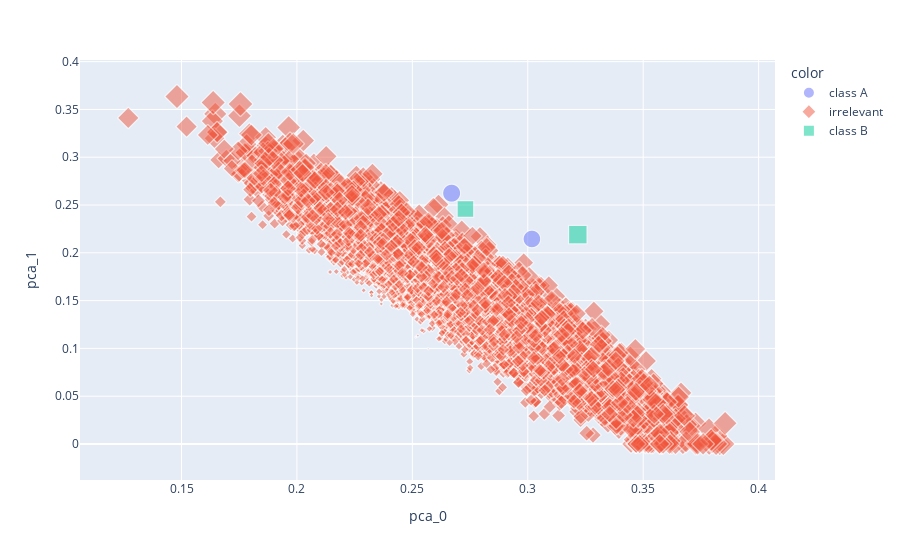

Notebook code cell kept with this figure:
### Code cell
import plotly.express as px
%matplotlib inline

df = pd.DataFrame(X_tr, columns=['pca_0', 'pca_1'])
df['name'] = [f'feat_{i}' for i in range(X_tr.shape[0])]
df['color'] = ['class A']*2 + ['irrelevant']*(10000-4) + ['class B']*2
df['size'] = np.sqrt(df['pca_0']**2 + df['pca_1']**2)
df['size'] = (df['size'] - df['size'].min()) / (df['size'].max() - df['size'].min())
px.scatter(df, x="pca_0", y="pca_1", color='color', symbol='color', size='size', hover_data=['pca_0', 'pca_1', 'color', 'name'], opacity=0.5)

### Figure 1 — Plotly figure (JSON) as saved in the notebook; plotly's stock layout.template omitted (floating-point values rounded to 4 significant figures; data arrays with more than 128 entries replaced by an {"elided": "..."} marker saying what was removed)
{"data": [{"customdata": [["class A", "feat_0"], ["class A", "feat_1"]], "hovertemplate": "color=%{customdata[0]}<br>pca_0=%{x}<br>pca_1=%{y}<br>size=%{marker.size}<br>name=%{customdata[1]}<extra></extra>", "legendgroup": "class A", "marker": {"color": "#636efa", "opacity": 0.5, "size": [0.7839, 0.8175], "sizemode": "area", "sizeref": 0.0025, "symbol": "circle"}, "mode": "markers", "name": "class A", "showlegend": true, "type": "scattergl", "x": [0.3018, 0.267], "xaxis": "x", "y": [0.2145, 0.2624], "yaxis": "y"}, {"customdata": {"elided": "9996x2 str values"}, "hovertemplate": "color=%{customdata[0]}<br>pca_0=%{x}<br>pca_1=%{y}<br>size=%{marker.size}<br>name=%{customdata[1]}<extra></extra>", "legendgroup": "irrelevant", "marker": {"color": "#EF553B", "opacity": 0.5, "size": {"elided": "9996 float values"}, "sizemode": "area", "sizeref": 0.0025, "symbol": "diamond"}, "mode": "markers", "name": "irrelevant", "showlegend": true, "type": "scattergl", "x": {"elided": "9996 float values"}, "xaxis": "x", "y": {"elided": "9996 float values"}, "yaxis": "y"}, {"customdata": [["class B", "feat_9998"], ["class B", "feat_9999"]], "hovertemplate": "color=%{customdata[0]}<br>pca_0=%{x}<br>pca_1=%{y}<br>size=%{marker.size}<br>name=%{customdata[1]}<extra></extra>", "legendgroup": "class B", "marker": {"color": "#00cc96", "opacity": 0.5, "size": [0.9391, 0.7603], "sizemode": "area", "sizeref": 0.0025, "symbol": "square"}, "mode": "markers", "name": "class B", "showlegend": true, "type": "scattergl", "x": [0.3217, 0.273], "xaxis": "x", "y": [0.2191, 0.2458], "yaxis": "y"}], "layout": {"legend": {"itemsizing": "constant", "title": {"text": "color"}, "tracegroupgap": 0}, "margin": {"t": 60}, "xaxis": {"anchor": "y", "domain": [0, 1], "title": {"text": "pca_0"}}, "yaxis": {"anchor": "x", "domain": [0, 1], "title": {"text": "pca_1"}}}}
